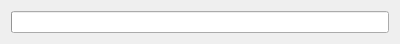
<?xml version="1.0" encoding="UTF-8"?>
<ui version="4.0">
 <class>NetworkAPI_ProgressDialog</class>
 <widget class="QDialog" name="NetworkAPI_ProgressDialog">
  <property name="geometry">
   <rect>
    <x>0</x>
    <y>0</y>
    <width>400</width>
    <height>40</height>
   </rect>
  </property>
  <property name="windowTitle">
   <string>Progress</string>
  </property>
  <layout class="QVBoxLayout">
   <item>
    <widget class="QProgressBar" name="progressBar"/>
   </item>
  </layout>
 </widget>
 <resources/>
 <connections/>
</ui>
